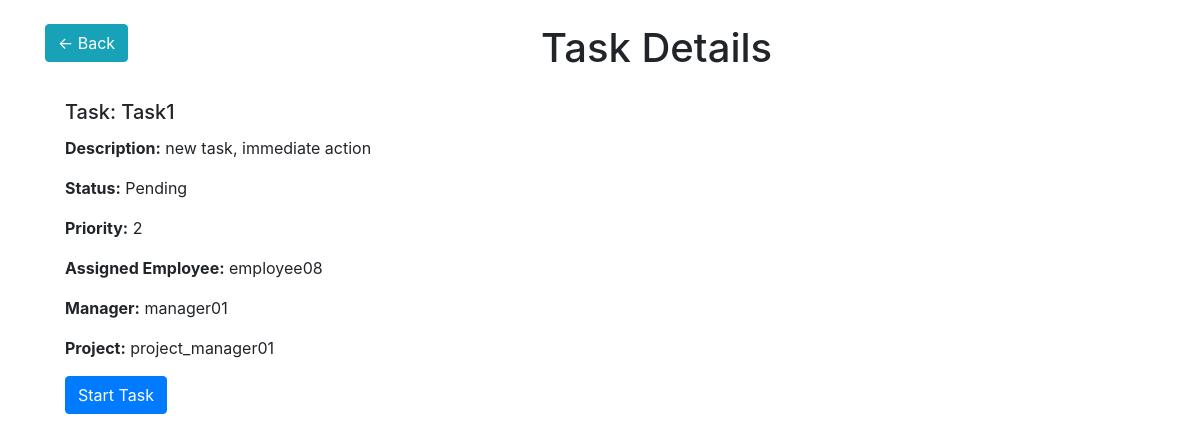
Before: /employee/task/6/ with the older database file.
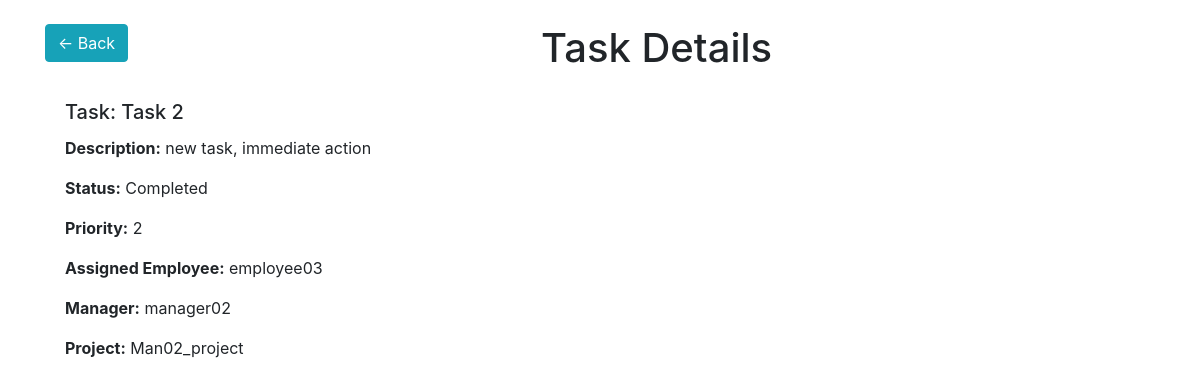
After: the same page with the newer database file.
### manager/models.py (models this page shows, shortened)
class Task(models.Model):
    STATUS_CHOICES = [
        ('Pending', 'Pending'),
        ('In Progress', 'In Progress'),
        ('Completed', 'Completed'),
    ]
    PRIORITY_CHOICES = [
        ('0', '0'),
        ('1', '1'),
        ('2', '2'),
        ('3', '3'),
        ('4', '4'),
    ]
    task_name = models.CharField(max_length=50,unique=True)
    task_desc = models.CharField(max_length=100)
    task_status = models.CharField(max_length=20, choices=STATUS_CHOICES, default='Pending')
    task_priority = models.CharField(max_length=20, choices=PRIORITY_CHOICES, default='2')
    employee = models.ForeignKey('accounts.CustomUser', on_delete=models.CASCADE, related_name='assigned_tasks',limit_choices_to={'is_manager': False})
    manager = models.ForeignKey('accounts.CustomUser', on_delete=models.CASCADE, related_name='managed_tasks', limit_choices_to={'is_manager': True})
    project = models.ForeignKey(Project, on_delete=models.CASCADE)

class Project(models.Model):
    STATUS_CHOICES = [
        ('In Progress', 'In Progress'),
        ('Completed', 'Completed'),
    ]
    id = models.AutoField(primary_key=True)
    name = models.CharField(max_length=255, unique=True)
    description = models.TextField()
    project_status = models.CharField(max_length=20, choices=STATUS_CHOICES, default='In Progress')
    manager = models.ForeignKey('accounts.CustomUser', on_delete=models.CASCADE, related_name='projects_created')
    document = models.FileField(upload_to=upload_location, null=True, blank=True)
    def __str__(self):
        return self.name

### accounts/models.py (models this page shows)
class CustomUser(AbstractUser):
    phone = models.CharField(max_length=10, blank=True, null=True)
    experience = models.DecimalField(max_digits=19, decimal_places=2, blank=True, null=True)
    is_manager = models.BooleanField()
    is_allocated=models.BooleanField(default=False)
    skills = models.JSONField(default=dict)
    project = models.ForeignKey('manager.Project', on_delete=models.SET_NULL, null=True, blank=True)

### employee/views.py (the view)
# urls.py: path('task/<int:task_id>/', task_details, name='task_detail'),
def task_details(request, task_id):
    task = get_object_or_404(Task, pk=task_id)
    return render(request, 'task_details.html', {'task': task})

### employee/templates/task_details.html (shortened to what this page needs)
<!DOCTYPE html>
<html lang="en">
<head>
  <link href="https://stackpath.bootstrapcdn.com/bootstrap/4.5.2/css/bootstrap.min.css" rel="stylesheet">
</head>
<body>
  <div class="container mt-4">
    <div class="row">
        <div class="col-auto">
            <a href="{% url "employee-home" %}" class="btn btn-info">&larr; Back</a>
        </div>
        <div class="col text-center">
            <h1>Task Details</h1>
        </div>
    </div>
        <div class="card-body">
            <h5 class="card-title">Task: {{ task.task_name }}</h5>
            <p class="card-text"><strong>Description:</strong> {{ task.task_desc }}</p>
            <p class="card-text"><strong>Status:</strong> {{ task.get_task_status_display }}</p>
            <p class="card-text"><strong>Priority:</strong> {{ task.get_task_priority_display }}</p>
            <p class="card-text"><strong>Assigned Employee:</strong> {{ task.employee }}</p>
            <p class="card-text"><strong>Manager:</strong> {{ task.manager }}</p>
            <p class="card-text"><strong>Project:</strong> {{ task.project }}</p>
            {% if task.task_status == 'Pending' %}
                <a href="#" class="btn btn-primary" onclick="showConfirmationModal('{% url 'start_task' task.id %}')">Start Task</a>
            {% elif task.task_status == 'In Progress' %}
                <a href="#" class="btn btn-success" onclick="showConfirmationModal('{% url 'complete_task' task.id %}')">Complete Task</a>
            {% endif %}
        </div>
    </div>
</body>
</html>

Changed rows visible on the page:
changed Task "new task, immediate action": task_name "Task1" → "Task 2"; task_status "Pending" → "Completed"; employee "employee08" → "employee03"; manager "manager01" → "manager02"; project "project_manager01" → "Man02_project"
Other visible differences:
text no longer shown: "Start Task"
